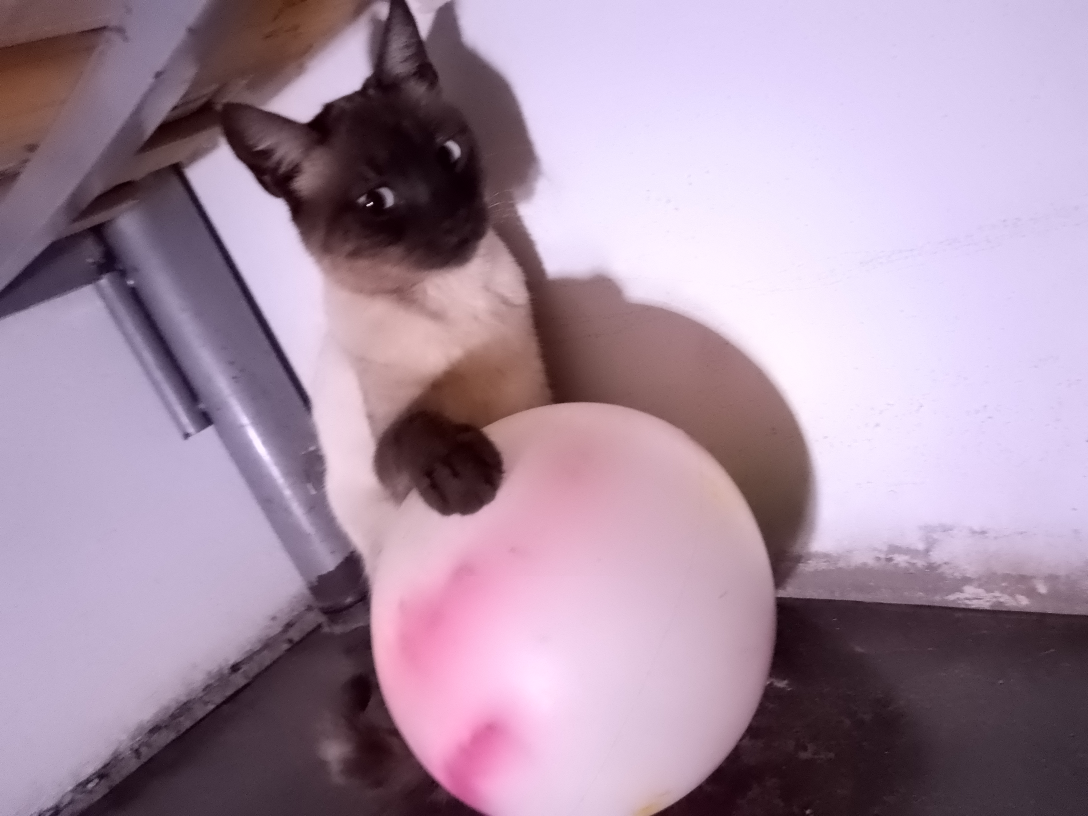
#> input picture Voltear Imágen/tom.jpg, 3264 x 2448 px (shown at 1/3 size)
$ python 'Actividad 7 (Voltear imágenes).py'
#> lines starting #> are read from the running program, lines starting #| are printed output that depends on the picture
import matplotlib
import matplotlib.pyplot as plt
import numpy as np
plt.rcParams['image.cmap'] = 'gray'

from PIL import Image, ImageOps

int1 = Image.open('tom.jpg')
#> int1 is the input picture: PIL image 3264x2448 RGB; mean R, G, B 166.6, 143.4, 163.4
intlgr = ImageOps.grayscale(int1)
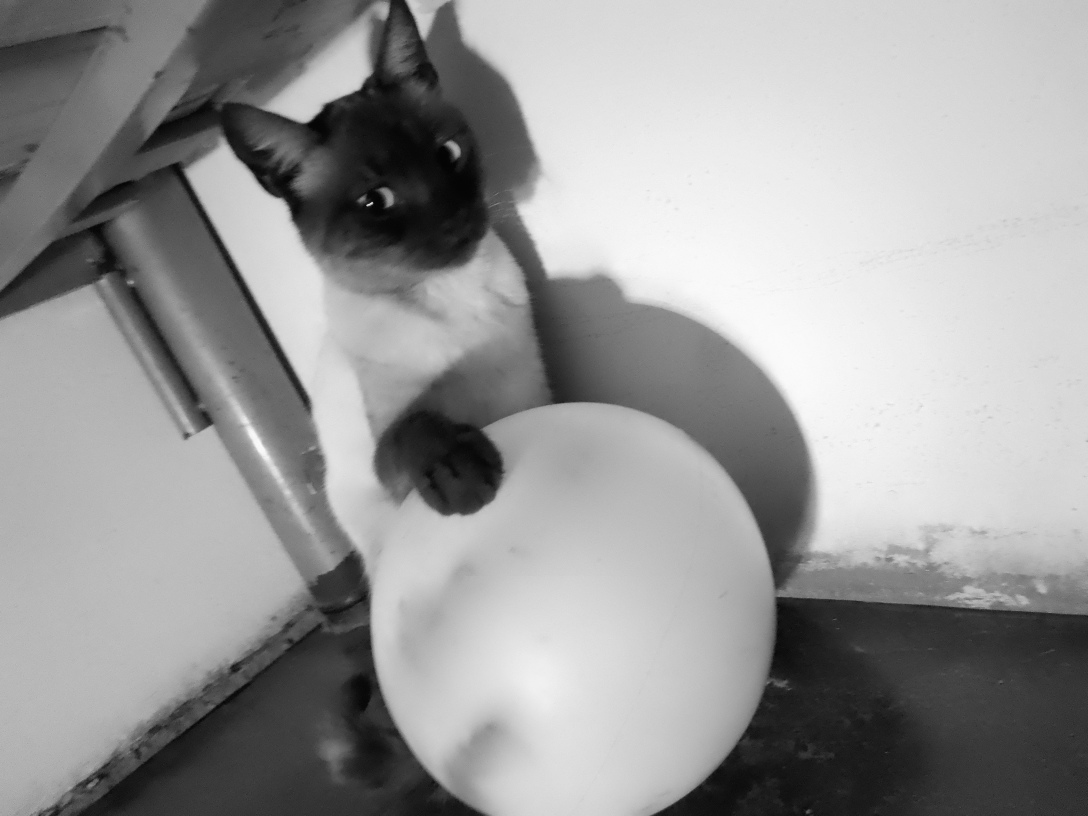
#> intlgr: PIL image 3264x2448 L (shown at 1/3 size); min 3, max 253, mean 152.6
Foto = np.array(intlgr)

ax       = 0
fila     = 2448
columna  = 3264
io       = columna - 1

for i in range(fila):
    for z in range(int(columna/2)):
        ax = Foto[i][z]
        Foto[i][z] = Foto[i][io-z]
        Foto[i][io-z] = ax
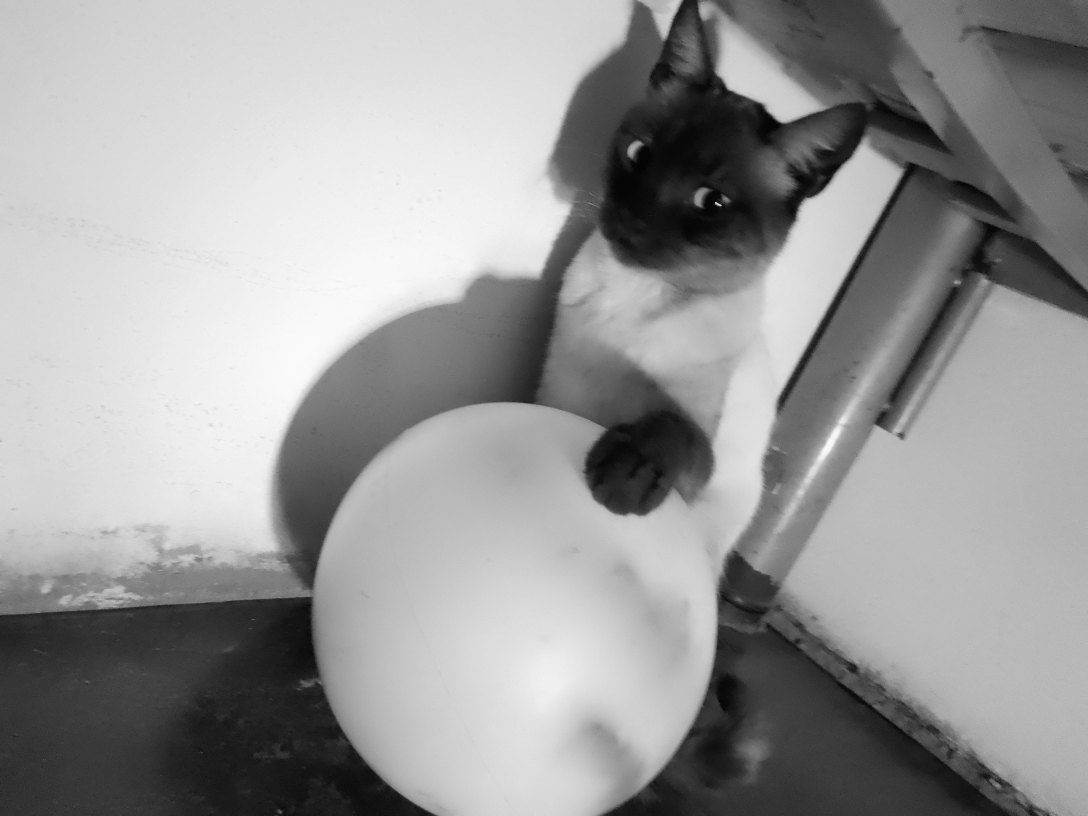
#> Foto: shape (2448, 3264) (shown at 1/3 size); min 3, max 253, mean 152.6

plt.imshow(Foto)
plt.show()
